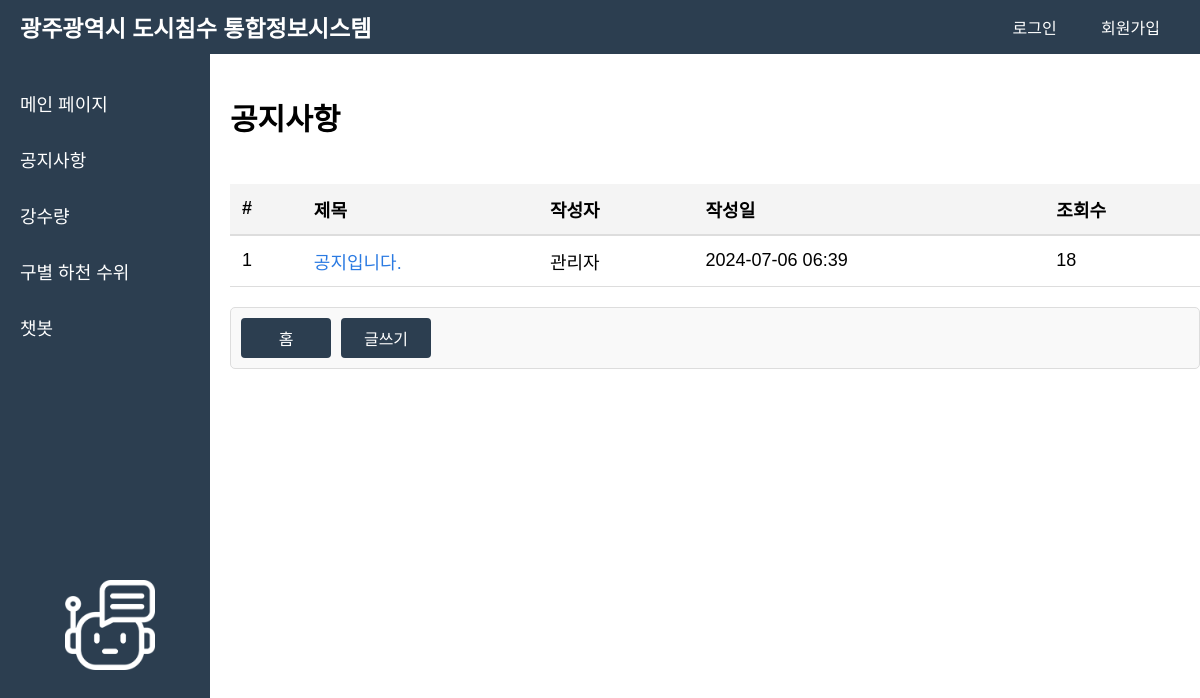
The page /board/ on the database as committed earlier.
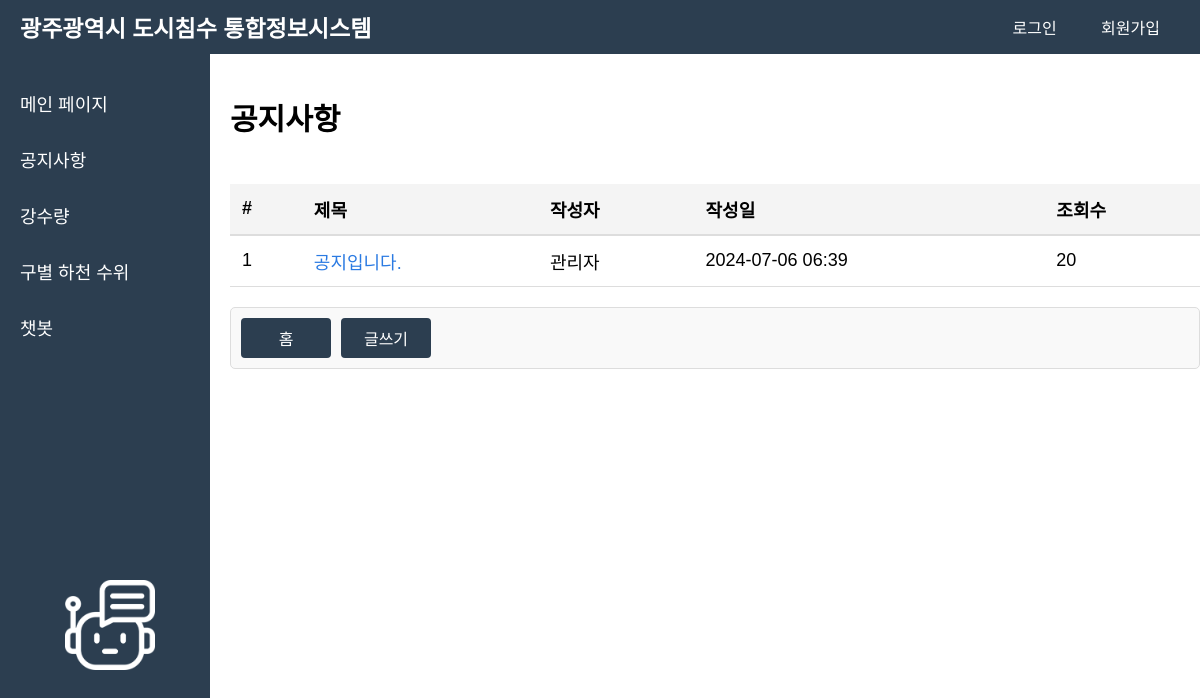
The same page on the database as committed later.
### board/models.py (models this page shows, shortened)
class Post(models.Model):
    author = models.CharField(max_length=100)
    created_at = models.DateTimeField(default=timezone.now)
    title = models.CharField(max_length=200)
    content = models.TextField()
    file = models.FileField(upload_to='uploads/', null=True, blank=True)
    updated_at = models.DateTimeField(auto_now=True)
    views = models.PositiveIntegerField(default=0)
    status = models.CharField(
        max_length=10,
        choices=(
            ('draft', 'Draft'),
            ('published', 'Published'),
            ('deleted', 'Deleted'),
        ),
        default='draft'
    )

### board/views.py (the view)
# urls.py: path('', views.post_list, name='post_list'),
def post_list(request):
    posts = Post.objects.filter(status='published').order_by('-created_at')
    return render(request, 'main/notice.html', {'posts': posts})

### templates/main/notice.html (shortened to what this page needs)
{% extends 'main/navbar.html' %}
{% block content %}
<div class="notice">
    <h2>공지사항</h2>
    <table class="notice2">
        <thead class="notice3">
            <tr>
                <th scope="col">#</th>
                <th scope="col">제목</th>
                <th scope="col">작성자</th>
                <th scope="col">작성일</th>
                <th scope="col">조회수</th>
            </tr>
        </thead>
        <tbody>
            {% for post in posts %}
            <tr>
                <td scope="row">{{ forloop.counter }}</td>
                <td>
                    <a href="{% url 'post_detail' pk=post.pk %}" class="post-title">{{ post.title }}</a>
                </td>
                <td>{{ post.author }}</td>
                <td>{{ post.created_at|date:"Y-m-d H:i" }}</td>
                <td>{{ post.views }}</td>
            </tr>
            {% empty %}
            <tr>
                <td colspan="5">등록된 게시물이 없습니다.</td>
            </tr>
            {% endfor %}
        </tbody>
    </table>
    <div class="button-container">
        <div class ='button-left'>
            <a href="{% url 'home' %}" class="btn btn-secondary">홈</a>
            <a href="{% url 'post_new' %}" class="btn btn-secondary">글쓰기</a>
        </div>
    </div>
</div>
{% endblock %}

### templates/main/navbar.html (shortened to what this page needs)
<!DOCTYPE html>
<html lang="ko">
<head>
    {% load static %}
    <link rel="stylesheet" href="{% static 'css/style.css' %}">
</head>
<body>
    <div class="top-bar">
        <div class="logo">
            <h1><a href="{% url 'home' %}" class="title-logo-link">광주광역시 도시침수 통합정보시스템</a></h1>
        </div>
        <div class="auth-links">
            {% if user.is_authenticated %}
                <a href="{% url 'logout' %}">로그아웃</a>
            {% else %}
                <a href="{% url 'login' %}">로그인</a>
                <a href="{% url 'terms' %}">회원가입</a>
            {% endif %}
        </div>
    </div>
    <div class="main-container">
        <aside class="sidebar">
            <nav>
                <ul>
                    <li><a href="{% url 'home' %}">메인 페이지</a></li>
                    <li><a href="{% url 'post_list' %}">공지사항</a></li>
                    <li><a href="{% url 'rain' %}">강수량</a></li>
                    <li><a href="{% url 'waterlevel' %}">구별 하천 수위</a></li>
                    <li><a onclick="openModal()">챗봇</a></li>
                    <li><a onclick="openModal()" class="chatbot-icon-link">
                        <img src="{% static 'img/chatbot.png' %}" alt="Chatbot Icon" class="chatbot-icon">
                    </a></li>
                </ul>
            </nav>
        </aside>
        <div class="content-container">
        {% block content %}
        {% endblock %}
        </div>
    </div>
</body>
</html>

### main/static/css/style.css (style rules this page uses)
.top-bar { display: flex; justify-content: space-between; align-items: center; background-color: #2c3e50; color: white; padding: 10px 20px; position: fixed; width: 100%; top: 0; z-index: 1000; }
.top-bar .logo h1 { margin: 0; font-size: 23px; }
.top-bar .auth-links { margin-right: 40px; }
.top-bar .auth-links a { margin-left: 20px; margin-right: 20px; text-decoration: none; color: white; }
.title-logo-link { text-decoration: none; color: inherit; }
body { font-family: Arial, sans-serif; margin: 0; padding: 0; box-sizing: border-box; display: flex; flex-direction: column; min-height: 100vh; }
.main-container { display: flex; flex: 1; margin-top: 50px; }
.sidebar { width: 170px; background-color: #2c3e50; color: white; padding: 20px; height: calc(100vh - 50px); position: fixed; top: 50px; overflow-y: auto; }
.sidebar nav ul { list-style: none; padding: 0; margin: 20px 0; }
.sidebar nav ul li { margin-bottom: 30px; }
.sidebar nav ul li a { color: white; text-decoration: none; font-size: 18px; display: flex; align-items: center; }
.content-container { margin-left: 210px; flex-grow: 1; display: flex; flex-direction: column; width: calc(100% - 20px); }
.chatbot-icon-link { position: absolute; bottom: 170px; left: 110px; cursor: pointer; transform: translateX(-50%); }
.chatbot-icon { width: 90px; height: 90px; }
.notice { flex-grow: 1; display: flex; flex-direction: column; width: calc(100% - 20px); padding : 20px; font-size: 20px; }
table.notice2 { width: 100%; border-collapse: collapse; margin: 20px 0; font-size: 18px; text-align: left; }
thead.notice3 { background-color: #f4f4f4; }
thead.notice3 th { padding: 12px; border-bottom: 2px solid #dddddd; }
table, tbody, th, td { color: #000000 !important; }
tbody tr { border-bottom: 1px solid #dddddd; }
tbody tr:nth-of-type(odd) { background-color: #ffffff; }
th, td { padding: 12px; }
th { font-weight: bold; }
a.post-title { color: #2a7ae2; text-decoration: none; }
.btn { background-color: #2c3e50; border: none; color: white; text-align: center; text-decoration: none; display: inline-block; font-size: 16px; border-radius: 4px; cursor: pointer; transition: background-color 0.3s ease; min-width: 70px; min-height: 30px; padding-top: 10px; }
.button-container { display: flex; gap: 10px; padding: 10px; border: 1px solid #ddd; border-radius: 5px; background-color: #f9f9f9; justify-content: space-between; }
.button-left { display: flex; padding-right: 15px; }
.button-left a { margin-right: 10px; }
.btn-secondary { display: flex; justify-content: center; align-items: center; background-color: #2c3e50; border: none; color: white; text-align: center; text-decoration: none; font-size: 16px; border-radius: 4px; cursor: pointer; transition: background-color 0.3s ease; min-height: 40px; min-width: 90px; padding-top: 0px; margin-right:5px; }

Rows that differ between the two databases and show on the page:
changed Post "공지입니다.": views "18" → "20"
